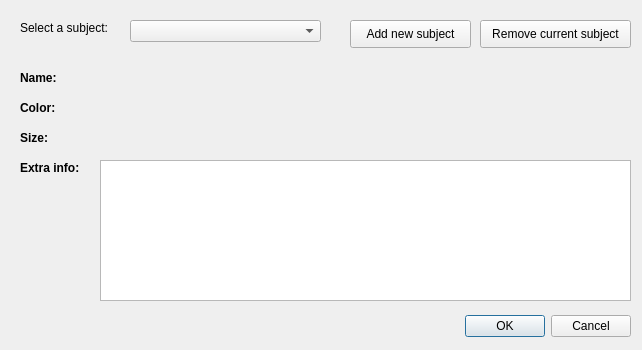
<?xml version="1.0" encoding="UTF-8"?>
<ui version="4.0">
 <class>Dialog</class>
 <widget class="QDialog" name="Dialog">
  <property name="geometry">
   <rect>
    <x>0</x>
    <y>0</y>
    <width>642</width>
    <height>350</height>
   </rect>
  </property>
  <property name="windowTitle">
   <string>Dialog</string>
  </property>
  <widget class="QDialogButtonBox" name="buttonBox">
   <property name="geometry">
    <rect>
     <x>290</x>
     <y>310</y>
     <width>341</width>
     <height>32</height>
    </rect>
   </property>
   <property name="orientation">
    <enum>Qt::Horizontal</enum>
   </property>
   <property name="standardButtons">
    <set>QDialogButtonBox::Cancel|QDialogButtonBox::Ok</set>
   </property>
  </widget>
  <widget class="QLabel" name="label_select_subject">
   <property name="geometry">
    <rect>
     <x>20</x>
     <y>20</y>
     <width>101</width>
     <height>16</height>
    </rect>
   </property>
   <property name="text">
    <string>Select a subject:</string>
   </property>
  </widget>
  <widget class="QComboBox" name="comboBox">
   <property name="geometry">
    <rect>
     <x>130</x>
     <y>20</y>
     <width>191</width>
     <height>22</height>
    </rect>
   </property>
  </widget>
  <widget class="QLabel" name="label_name">
   <property name="geometry">
    <rect>
     <x>20</x>
     <y>70</y>
     <width>55</width>
     <height>16</height>
    </rect>
   </property>
   <property name="font">
    <font>
     <weight>75</weight>
     <bold>true</bold>
    </font>
   </property>
   <property name="text">
    <string>Name:</string>
   </property>
  </widget>
  <widget class="QLabel" name="label_color">
   <property name="geometry">
    <rect>
     <x>20</x>
     <y>100</y>
     <width>55</width>
     <height>16</height>
    </rect>
   </property>
   <property name="font">
    <font>
     <weight>75</weight>
     <bold>true</bold>
    </font>
   </property>
   <property name="text">
    <string>Color:</string>
   </property>
  </widget>
  <widget class="QLabel" name="label_size">
   <property name="geometry">
    <rect>
     <x>20</x>
     <y>130</y>
     <width>55</width>
     <height>16</height>
    </rect>
   </property>
   <property name="font">
    <font>
     <weight>75</weight>
     <bold>true</bold>
    </font>
   </property>
   <property name="text">
    <string>Size:</string>
   </property>
  </widget>
  <widget class="QLabel" name="label_extra_info">
   <property name="geometry">
    <rect>
     <x>20</x>
     <y>160</y>
     <width>71</width>
     <height>16</height>
    </rect>
   </property>
   <property name="font">
    <font>
     <weight>75</weight>
     <bold>true</bold>
    </font>
   </property>
   <property name="text">
    <string>Extra info:</string>
   </property>
  </widget>
  <widget class="QPlainTextEdit" name="plainTextEdit_extra_info">
   <property name="geometry">
    <rect>
     <x>100</x>
     <y>160</y>
     <width>531</width>
     <height>141</height>
    </rect>
   </property>
   <property name="readOnly">
    <bool>true</bool>
   </property>
  </widget>
  <widget class="QLabel" name="label_name_val">
   <property name="geometry">
    <rect>
     <x>100</x>
     <y>70</y>
     <width>55</width>
     <height>16</height>
    </rect>
   </property>
   <property name="text">
    <string/>
   </property>
  </widget>
  <widget class="QLabel" name="label_color_val">
   <property name="geometry">
    <rect>
     <x>100</x>
     <y>100</y>
     <width>55</width>
     <height>16</height>
    </rect>
   </property>
   <property name="text">
    <string/>
   </property>
  </widget>
  <widget class="QLabel" name="label_size_val">
   <property name="geometry">
    <rect>
     <x>100</x>
     <y>130</y>
     <width>55</width>
     <height>16</height>
    </rect>
   </property>
   <property name="text">
    <string/>
   </property>
  </widget>
  <widget class="QPushButton" name="pushButton_add_subject">
   <property name="geometry">
    <rect>
     <x>350</x>
     <y>20</y>
     <width>121</width>
     <height>28</height>
    </rect>
   </property>
   <property name="text">
    <string>Add new subject</string>
   </property>
  </widget>
  <widget class="QPushButton" name="pushButton_remove_subject">
   <property name="geometry">
    <rect>
     <x>480</x>
     <y>20</y>
     <width>151</width>
     <height>28</height>
    </rect>
   </property>
   <property name="text">
    <string>Remove current subject</string>
   </property>
  </widget>
 </widget>
 <resources/>
 <connections>
  <connection>
   <sender>buttonBox</sender>
   <signal>accepted()</signal>
   <receiver>Dialog</receiver>
   <slot>accept()</slot>
   <hints>
    <hint type="sourcelabel">
     <x>248</x>
     <y>254</y>
    </hint>
    <hint type="destinationlabel">
     <x>157</x>
     <y>274</y>
    </hint>
   </hints>
  </connection>
  <connection>
   <sender>buttonBox</sender>
   <signal>rejected()</signal>
   <receiver>Dialog</receiver>
   <slot>reject()</slot>
   <hints>
    <hint type="sourcelabel">
     <x>316</x>
     <y>260</y>
    </hint>
    <hint type="destinationlabel">
     <x>286</x>
     <y>274</y>
    </hint>
   </hints>
  </connection>
 </connections>
</ui>
